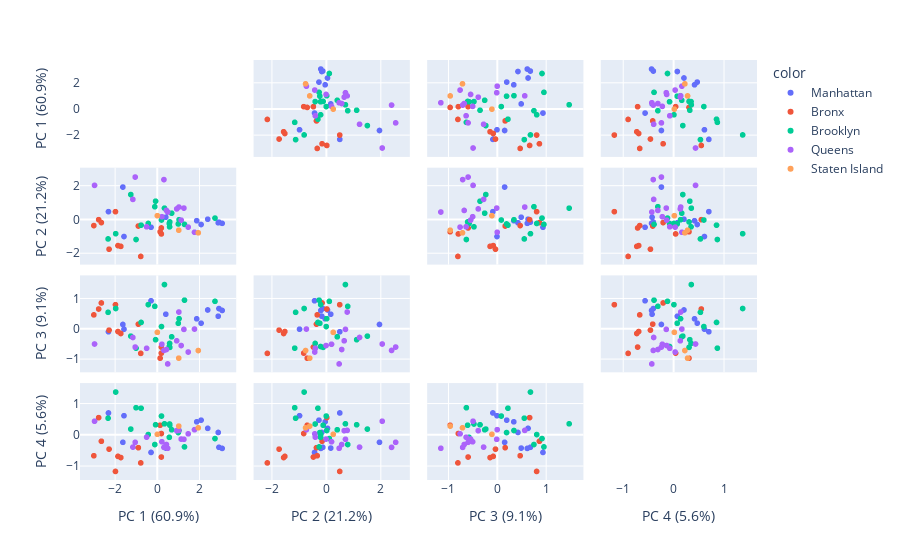

The notebook cell saved with this chart:
### Code cell
features = ['Unemployment_Rate','Poverty','Employment_Population','Uninsured',
                   'Family_Income','Educational_Attainment']

pca = PCA()
components = pca.fit_transform(df_2019[features])

# pvr = pca.explained_variance_ratio_ * 100
# pvr = pvr.tolist()
# pvr2 = []
# for i in range(len(pvr)):
#     pvr[i] = float(pvr[i])
    
# for i in range(len(pvr)):
#     if pvr[i] >= 75:
#         pvr2.append(pvr[i])


labels = {
    str(i): f"PC {i+1} ({var:.1f}%)"
    for i, var in enumerate(pca.explained_variance_ratio_ * 100 )
}



fig = px.scatter_matrix(
    components,
    labels=labels,
    dimensions=range(4),
    color=df_2019["Borough"]
)

fig.update_traces(diagonal_visible=False)

fig.show()

### Figure 1 — Plotly figure (JSON) as saved in the notebook; plotly's stock layout.template omitted (floating-point values rounded to 4 significant figures)
{"data": [{"diagonal": {"visible": false}, "dimensions": [{"axis": {"matches": true}, "label": "PC 1 (60.9%)", "values": [3.086, 2.933, -2.313, 2.401, 2.898, 1.877, 2.085, 0.41, -0.2927, -1.576, -1.63]}, {"axis": {"matches": true}, "label": "PC 2 (21.2%)", "values": [-0.1976, -0.126, 0.4993, 0.04815, -0.1636, -0.03826, -0.2662, 0.167, -0.4291, -0.9809, 1.96]}, {"axis": {"matches": true}, "label": "PC 3 (9.1%)", "values": [0.6196, 0.6824, -0.08517, 0.6359, 0.4291, 0.3429, 0.1983, 0.495, 0.9412, -0.0005977, 0.1556]}, {"axis": {"matches": true}, "label": "PC 4 (5.6%)", "values": [-0.4304, -0.3954, 0.7075, 0.2135, 0.08179, 0.4233, 0.4767, -0.4209, -0.5601, 0.6198, -0.2352]}], "hovertemplate": "color=Manhattan<br>%{xaxis.title.text}=%{x}<br>%{yaxis.title.text}=%{y}<extra></extra>", "legendgroup": "Manhattan", "marker": {"color": "#636efa", "symbol": "circle"}, "name": "Manhattan", "showlegend": true, "type": "splom"}, {"diagonal": {"visible": false}, "dimensions": [{"axis": {"matches": true}, "label": "PC 1 (60.9%)", "values": [-2.286, -0.7805, -1.727, -2.65, -3.008, -1.862, -1.981, 0.1995, -2.779, 0.1394, 0.1972, -0.8947]}, {"axis": {"matches": true}, "label": "PC 2 (21.2%)", "values": [-1.733, -2.165, -1.566, -0.1522, -0.3301, -1.521, 0.4978, -0.8264, 0.02238, -0.6979, -0.4712, -0.3575]}, {"axis": {"matches": true}, "label": "PC 3 (9.1%)", "values": [-0.03153, -0.8022, -0.1431, 0.8683, 0.474, -0.07828, 0.8116, -0.793, 0.6682, -0.9614, -0.5935, 0.1662]}, {"axis": {"matches": true}, "label": "PC 4 (5.6%)", "values": [-0.4533, -0.8962, -0.724, -0.2007, -0.6661, -0.6862, -1.17, 0.04775, 0.5581, 0.3132, -0.7075, -0.4078]}], "hovertemplate": "color=Bronx<br>%{xaxis.title.text}=%{x}<br>%{yaxis.title.text}=%{y}<extra></extra>", "legendgroup": "Bronx", "marker": {"color": "#EF553B", "symbol": "circle"}, "name": "Bronx", "showlegend": true, "type": "splom"}, {"diagonal": {"visible": false}, "dimensions": [{"axis": {"matches": true}, "label": "PC 1 (60.9%)", "values": [0.3455, 1.298, -0.4239, -0.1132, -1.97, 2.746, -0.07549, 1.04, 1.003, 0.6002, -1.254, -0.7645, -1.004, 0.6881, 0.5892, -2.332, 0.5761, 0.2045]}, {"axis": {"matches": true}, "label": "PC 2 (21.2%)", "values": [0.7069, -0.2599, -0.2042, 0.7924, -0.8125, 0.1147, 1.121, 0.01951, -0.2338, -0.1126, 1.515, -0.3053, -1.158, 0.4068, -0.4059, -1.124, -0.2067, 0.001082]}, {"axis": {"matches": true}, "label": "PC 3 (9.1%)", "values": [1.478, 0.9611, 0.813, 0.7564, 0.6851, 0.9217, -0.3488, 0.3471, 0.195, -0.6025, -0.23, 0.2232, -0.6286, -0.2533, -0.4726, 0.5585, -0.5741, 0.08673]}, {"axis": {"matches": true}, "label": "PC 4 (5.6%)", "values": [0.3593, -0.3819, 0.01418, -0.3061, 1.379, -0.1138, 0.3291, 0.1448, 0.07822, 0.3141, 0.1902, 0.8599, 0.8768, 0.1691, 0.3533, 0.5402, -0.07386, 0.6085]}], "hovertemplate": "color=Brooklyn<br>%{xaxis.title.text}=%{x}<br>%{yaxis.title.text}=%{y}<extra></extra>", "legendgroup": "Brooklyn", "marker": {"color": "#00cc96", "symbol": "circle"}, "name": "Brooklyn", "showlegend": true, "type": "splom"}, {"diagonal": {"visible": false}, "dimensions": [{"axis": {"matches": true}, "label": "PC 1 (60.9%)", "values": [1.03, 1.27, -1.044, 0.3205, 0.9285, 1.772, -2.975, 0.2224, 0.4389, 1.138, 1.474, -1.154, 0.4991, -0.5017]}, {"axis": {"matches": true}, "label": "PC 2 (21.2%)", "values": [0.7719, 0.7091, 2.556, 2.404, 0.6622, -0.7275, 2.061, 0.1968, 0.5703, -0.004906, -0.421, 1.226, 0.4762, -0.401]}, {"axis": {"matches": true}, "label": "PC 3 (9.1%)", "values": [0.5678, -0.006496, -0.593, -0.7046, -0.3851, 0.00372, -0.4912, -0.4995, -0.6733, -0.5419, -0.7576, -0.2752, -1.152, -0.6344]}, {"axis": {"matches": true}, "label": "PC 4 (5.6%)", "values": [0.1485, -0.1381, -0.2352, -0.397, 0.14, 0.1716, 0.4427, -0.2169, -0.3052, -0.1308, 0.03775, -0.3889, -0.4259, -0.0695]}], "hovertemplate": "color=Queens<br>%{xaxis.title.text}=%{x}<br>%{yaxis.title.text}=%{y}<extra></extra>", "legendgroup": "Queens", "marker": {"color": "#ab63fa", "symbol": "circle"}, "name": "Queens", "showlegend": true, "type": "splom"}, {"diagonal": {"visible": false}, "dimensions": [{"axis": {"matches": true}, "label": "PC 1 (60.9%)", "values": [0.007392, 1.025, 1.952]}, {"axis": {"matches": true}, "label": "PC 2 (21.2%)", "values": [0.2591, -0.606, -0.7593]}, {"axis": {"matches": true}, "label": "PC 3 (9.1%)", "values": [-0.1053, -0.9597, -0.7079]}, {"axis": {"matches": true}, "label": "PC 4 (5.6%)", "values": [0.02195, 0.2849, 0.2312]}], "hovertemplate": "color=Staten Island<br>%{xaxis.title.text}=%{x}<br>%{yaxis.title.text}=%{y}<extra></extra>", "legendgroup": "Staten Island", "marker": {"color": "#FFA15A", "symbol": "circle"}, "name": "Staten Island", "showlegend": true, "type": "splom"}], "layout": {"dragmode": "select", "legend": {"title": {"text": "color"}, "tracegroupgap": 0}, "margin": {"t": 60}}}
